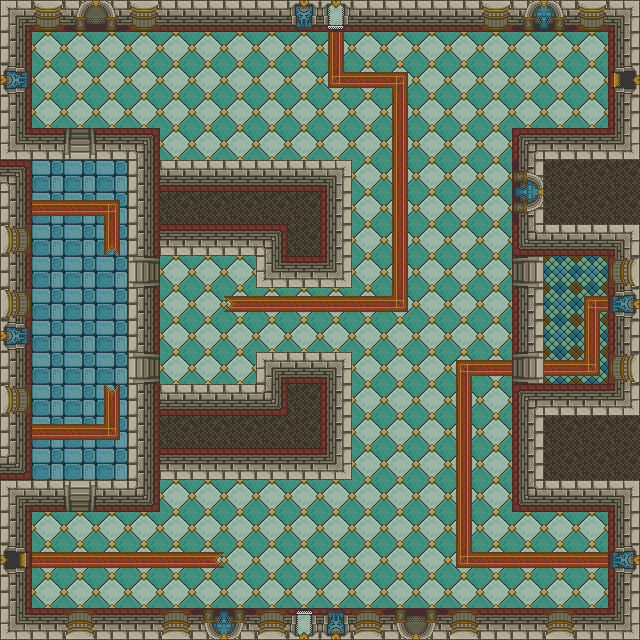

A 2D game scene composited from a Tiled map and its tileset images. What follows is a short description and the map's XML, with each tile layer's data collapsed to a summary:
An orthogonal 20x20 tile map with 32x32 px tiles, 2 tile layers (Floor, Walls, Doors, Accents) and 34 objects (12x groundOnly, 8x bat, 3x guard, player).

<map version="1.0" orientation="orthogonal" renderorder="right-down" width="20" height="20" tilewidth="32" tileheight="32" backgroundcolor="#000000" nextobjectid="57">
 <tileset firstgid="1" name="colored_tile_sheet" tilewidth="32" tileheight="32">
  <image source="../img/map/tiles.png" width="512" height="512" />
 </tileset>
 <layer name="Floor, Walls" width="20" height="20">
  <data>[400 cells, 400 non-empty, 8 distinct tile ids]</data>
 </layer>
 <layer name="Doors, Accents" width="20" height="20">
  <data>[400 cells, 81 non-empty, 10 distinct tile ids]</data>
 </layer>
 <objectgroup name="collision">
  <object id="7" x="512" y="128" width="128" height="128" />
  <object id="8" x="608" y="256" width="32" height="128" />
  <object id="9" x="512" y="384" width="128" height="128" />
  <object id="10" type="groundOnly" x="512" y="288" width="32" height="64" />
  <object id="11" x="608" y="512" width="32" height="96" />
  <object id="15" x="0" y="480" width="32" height="128" />
  <object id="16" type="groundOnly" x="32" y="480" width="32" height="32" />
  <object id="17" type="groundOnly" x="96" y="480" width="32" height="32" />
  <object id="18" type="groundOnly" x="128" y="384" width="32" height="128" />
  <object id="19" type="groundOnly" x="128" y="288" width="32" height="64" />
  <object id="20" type="groundOnly" x="128" y="128" width="32" height="128" />
  <object id="21" type="groundOnly" x="96" y="128" width="32" height="32" />
  <object id="22" type="groundOnly" x="32" y="128" width="32" height="32" />
  <object id="24" x="0" y="32" width="32" height="128" />
  <object id="29" x="608" y="32" width="32" height="96" />
  <object id="30" type="groundOnly" x="160" y="160" width="192" height="96" />
  <object id="31" type="groundOnly" x="256" y="256" width="96" height="32" />
  <object id="32" type="groundOnly" x="256" y="352" width="96" height="32" />
  <object id="33" type="groundOnly" x="160" y="384" width="192" height="96" />
  <object id="34" x="0" y="160" width="32" height="320" />
  <object id="45" x="32" y="0" width="576" height="32" />
  <object id="46" x="32" y="608" width="576" height="32" />
 </objectgroup>
 <objectgroup name="entities">
  <object id="3" name="player" x="400" y="275" width="15" height="30" />
  <object id="36" name="bat" x="108" y="556" />
  <object id="39" name="bat" x="556" y="74" />
  <object id="40" name="bat" x="307" y="133" />
  <object id="41" name="bat" x="476" y="517" />
  <object id="47" name="bat" x="351" y="158" />
  <object id="48" name="bat" x="302" y="174" />
  <object id="49" name="bat" x="274" y="155" />
  <object id="50" name="bat" x="278" y="114" />
  <object id="51" name="guard" x="32" y="544" width="192" height="32" />
  <object id="55" name="guard" x="448" y="352" width="32" height="224" />
  <object id="56" name="guard" x="32" y="288" width="32" height="32" />
 </objectgroup>
</map>